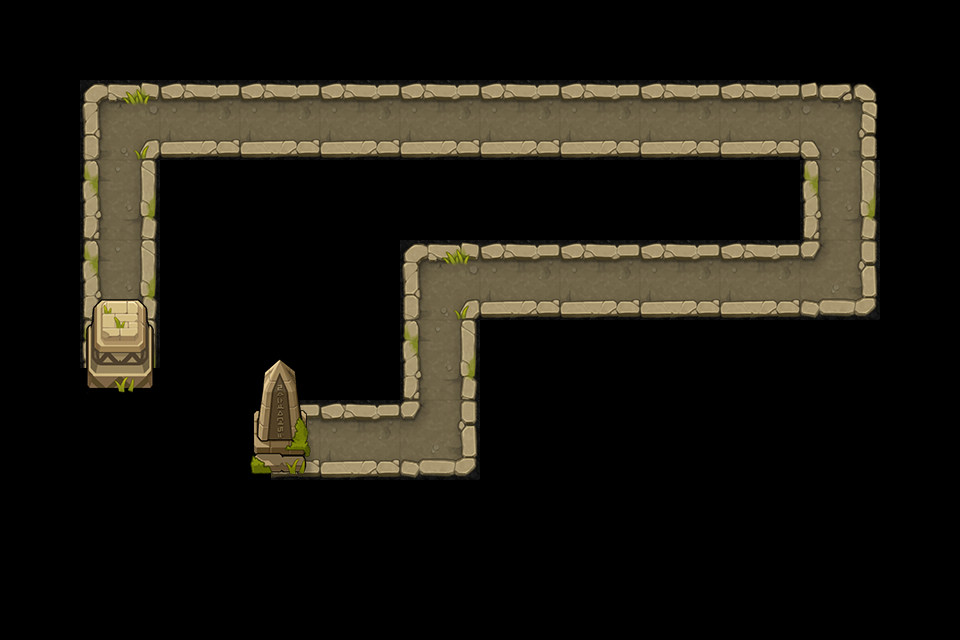

A level layout from a 2D game, rendered from its tile map. Below: a short description, then the map file with tile-grid data replaced by summaries:
An orthogonal 12x8 tile map with 80x80 px tiles, 2 tile layers (road, object) and 16 objects (P0, P1, P2, P3, P4, ...).

<map version="1.0" tiledversion="1.0.3" orientation="orthogonal" renderorder="right-down" width="12" height="8" tilewidth="80" tileheight="80" nextobjectid="18">
 <tileset firstgid="1" name="huangye" tilewidth="80" tileheight="80" tilecount="15" columns="5">
  <image source="huangye.png" width="400" height="240" />
 </tileset>
 <layer name="road" width="12" height="8">
  <data>[96 cells, 24 non-empty, 7 distinct tile ids]</data>
 </layer>
 <layer name="object" width="12" height="8">
  <data>[96 cells, 4 non-empty, 4 distinct tile ids]</data>
 </layer>
 <objectgroup name="path" visible="0">
  <object id="1" name="P0" x="120" y="280" />
  <object id="2" name="P1" x="120" y="120" />
  <object id="3" name="P2" x="840" y="120" />
  <object id="4" name="P3" x="840" y="280" />
  <object id="5" name="P4" x="440" y="280" />
  <object id="6" name="P5" x="440" y="440" />
  <object id="7" name="P6" x="320" y="440" />
  <object id="8" name="O0" x="0" y="80" width="80" height="400" />
  <object id="9" name="O1" x="160" y="160" width="640" height="80" />
  <object id="11" name="O2" x="880" y="80" width="80" height="400" />
  <object id="12" name="O3" x="480" y="320" width="400" height="160" />
  <object id="13" name="O4" x="160" y="240" width="240" height="80" />
  <object id="14" name="O5" x="160" y="320" width="80" height="80" />
  <object id="15" name="O6" x="320" y="320" width="80" height="80" />
  <object id="16" name="O7" x="80" y="400" width="160" height="80" />
  <object id="17" name="O8" x="80" y="480" width="800" height="80" />
 </objectgroup>
</map>
